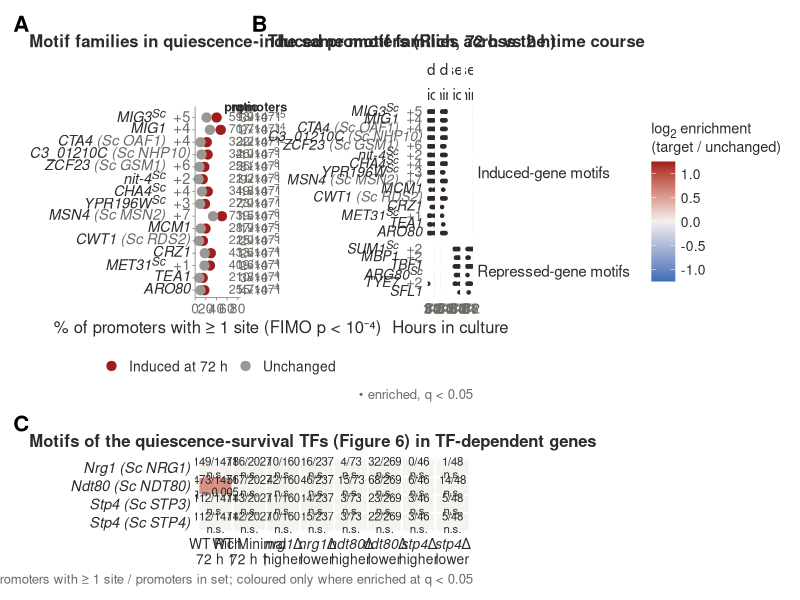
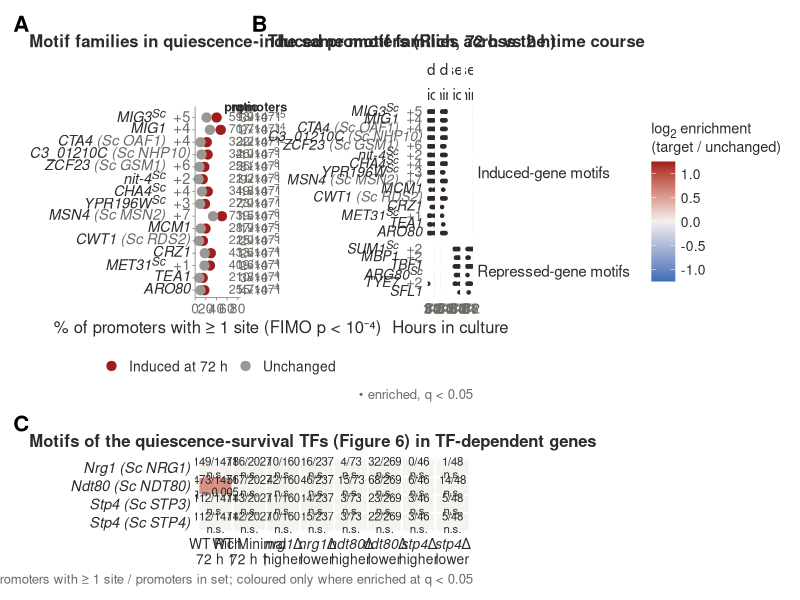

Generate these figures, in order, with R:
# Figure TFBS (draft). Step 3: assemble the figure from the SEA and Tomtom results.
# Run from this folder: Rscript 03_build_figure.R
# Writes output/Figure_TFBS_draft_v1.{png,pdf} and the tables behind each panel.

suppressPackageStartupMessages({
  library(tidyverse); library(patchwork); library(ggtext)
})
# The cluster's containerised R starts in the C locale; Unicode glyphs (x, minus, Delta) need UTF-8.
invisible(Sys.setlocale("LC_ALL", "C.UTF-8"))
out_dir <- "output"; dir.create(out_dir, showWarnings = FALSE)
q_cut <- 0.05

ink <- "#2b2b2a"; ink2 <- "#6b6a65"; up_col <- "#a11d1d"; ctrl_col <- "#9a9893"
theme_fig <- theme_classic(base_size = 8) +
  theme(axis.text = element_text(size = 10, colour = ink2), axis.title = element_text(size = 12, colour = ink),
        axis.line = element_line(colour = "grey55", linewidth = 0.3),
        axis.ticks = element_line(colour = "grey55", linewidth = 0.3),
        strip.background = element_blank(), strip.text = element_text(size = 11, colour = ink),
        legend.text = element_text(size = 10, colour = ink), legend.title = element_text(size = 10.5, colour = ink),
        plot.title = element_text(size = 12, colour = ink, face = "bold"),
        plot.tag = element_text(size = 16, face = "bold"))

# ---- Inputs --------------------------------------------------------------------------------
ann  <- read_csv("work/motif_annotation.csv", show_col_types = FALSE)
sets <- read_csv("work/set_summary.csv", show_col_types = FALSE)
# Site-based enrichment (02b_site_enrichment.R): FIMO p < 1e-4, length-adjusted logistic test, BH.
# Only enrichment (target > unchanged) counts as significant in the figure.
consensus <- read_tsv("work/sea/Rich_72h_vs_2h__up.tsv", comment = "#", show_col_types = FALSE) %>%
  select(motif_id = ID, consensus = CONSENSUS)
sea <- read_csv("work/site_enrichment.csv", show_col_types = FALSE) %>%
  select(-n_target, -n_control) %>%
  left_join(sets, by = "set") %>% left_join(ann, by = "motif_id") %>% left_join(consensus, by = "motif_id") %>%
  mutate(q = ifelse(is.na(q), 1, q), sig = q < q_cut & enr > 1)
stopifnot(all(table(sea$set) == nrow(ann)))

# ---- Motif families (Tomtom, q < 0.05, average linkage) -------------------------------------
tt <- read_tsv("work/tomtom_all_vs_all.tsv", comment = "#", show_col_types = FALSE) %>%
  filter(`q-value` < 0.05, Query_ID != Target_ID)
ids <- ann$motif_id
sim <- matrix(0, length(ids), length(ids), dimnames = list(ids, ids))
sim[cbind(tt$Query_ID, tt$Target_ID)] <- 1
sim <- pmax(sim, t(sim)); diag(sim) <- 1
fam <- cutree(hclust(as.dist(1 - sim), method = "average"), h = 0.5)
ann <- ann %>% mutate(family = unname(fam[motif_id]))
sea <- sea %>% left_join(ann %>% select(motif_id, family), by = "motif_id")
write_csv(ann, file.path(out_dir, "Figure_TFBS_motif_annotation_and_families.csv"))

# A family is represented, in every panel, by its best motif in the reference set
# (Rich 72 h induced, or Rich 72 h repressed for families shown only on the repressed side).
# A motif with a C. albicans ortholog is preferred when its q is within 10-fold of the family's best.
pick_rep <- function(d) {
  d %>% filter(enr > 1) %>% group_by(family) %>%
    arrange(q, .by_group = TRUE) %>%
    mutate(n_sig = sum(sig), members = paste(motif_alt[sig], collapse = ", "),
           has_ca = !is.na(ca_ortholog) & sig & q <= 10 * min(q)) %>%
    filter(if (any(has_ca)) has_ca else row_number() == 1) %>% slice(1) %>% ungroup() %>% arrange(q)
}
ref_up <- "Rich_72h_vs_2h__up"; ref_dn <- "Rich_72h_vs_2h__down"
rep_up <- sea %>% filter(set == ref_up) %>% pick_rep() %>% filter(sig)
rep_dn <- sea %>% filter(set == ref_dn) %>% pick_rep() %>% filter(sig, !family %in% rep_up$family)
cat(sprintf("Rich 72 h induced: %d motifs enriched (q < 0.05) in %d families\n",
            sum(sea$set == ref_up & sea$sig), nrow(rep_up)))
cat(sprintf("Rich 72 h repressed: %d motifs enriched in %d further families\n",
            sum(sea$set == ref_dn & sea$sig), nrow(rep_dn)))

fmt_label <- function(label, n_sig) {
  lab <- str_replace(label, " \\(Sc; no Ca ortholog\\)", "<sup>Sc</sup>")
  lab <- str_replace(lab, "\\(Sc ([^)]+)\\)", "<span style='color:#6b6a65'>(Sc \\1)</span>")
  paste0("*", lab, "*", ifelse(n_sig > 1, paste0(" <span style='color:#6b6a65'>+", n_sig - 1, "</span>"), ""))
}
q_lab <- function(q) ifelse(q < 1e-3, sprintf("%.0e", q), sprintf("%.3f", q)) %>%
  str_replace("e-0?", "&times;10<sup>&minus;") %>% { ifelse(grepl("sup", .), paste0(., "</sup>"), .) }

# ---- Panel A: induced promoters vs unchanged promoters, top families -------------------------
n_top <- 15
a_dat <- rep_up %>% slice_head(n = n_top) %>%
  mutate(row = fmt_label(label, n_sig), row = fct_rev(fct_inorder(row)))
a_long <- a_dat %>% select(row, tp_pct, fp_pct) %>%
  pivot_longer(c(tp_pct, fp_pct), names_to = "grp", values_to = "pct") %>%
  mutate(grp = factor(recode(grp, tp_pct = "Induced at 72 h", fp_pct = "Unchanged"),
                      levels = c("Induced at 72 h", "Unchanged")))
xmax <- max(a_long$pct) * 1.02
pA <- ggplot(a_dat, aes(y = row)) +
  geom_segment(aes(x = fp_pct, xend = tp_pct, yend = row), colour = "grey75", linewidth = 0.9) +
  geom_point(data = a_long, aes(x = pct, colour = grp), size = 2.8) +
  geom_richtext(aes(x = xmax * 1.05, label = paste0(tp, "/", n_target)),
                hjust = 0, size = 3.2, colour = ink2, fill = NA, label.colour = NA) +
  geom_richtext(aes(x = xmax * 1.31, label = paste0(sprintf("%.1f", enr), "&times;")),
                hjust = 0, size = 3.2, colour = ink2, fill = NA, label.colour = NA) +
  geom_richtext(aes(x = xmax * 1.46, label = q_lab(q)),
                hjust = 0, size = 3.2, colour = ink2, fill = NA, label.colour = NA) +
  annotate("text", x = xmax * c(1.05, 1.31, 1.46) + 0.6, y = n_top + 0.9,
           label = c("promoters", "ratio", "q"), hjust = 0, size = 3.2, colour = ink, fontface = "bold") +
  scale_colour_manual(values = c(`Induced at 72 h` = up_col, Unchanged = ctrl_col), name = NULL) +
  scale_x_continuous(limits = c(0, xmax * 1.66), breaks = seq(0, 100, 20), expand = expansion(mult = c(0, 0))) +
  coord_cartesian(clip = "off") +
  labs(x = "% of promoters with \u2265 1 site (FIMO p < 10\u207b\u2074)", y = NULL,
       title = "Motif families in quiescence-induced promoters (Rich, 72 h vs 2 h)") +
  theme_fig + theme(axis.text.y = element_markdown(size = 10.5, colour = ink),
                    legend.position = "bottom", plot.title.position = "plot")

# ---- Panel B: the same families over the time course, induced and repressed -----------------
n_dn <- 6
rows_b <- bind_rows(rep_up %>% slice_head(n = n_top) %>% mutate(block = "Induced-gene motifs"),
                    rep_dn %>% slice_head(n = n_dn) %>% mutate(block = "Repressed-gene motifs")) %>%
  mutate(row = fmt_label(label, n_sig))
b_dat <- sea %>% filter(set_group == "WT time course", motif_id %in% rows_b$motif_id) %>%
  left_join(rows_b %>% select(motif_id, row, block), by = "motif_id") %>%
  mutate(medium = sub("_.*", "", contrast), time = as.integer(str_extract(contrast, "(?<=_)[0-9]+(?=h)")),
         dir = factor(ifelse(direction == "up", "Induced vs 2 h", "Repressed vs 2 h"),
                      levels = c("Induced vs 2 h", "Repressed vs 2 h")),
         medium = factor(medium, levels = c("Rich", "Minimal")),
         row = factor(row, levels = rev(rows_b$row)),
         l2e = log2(pmax(enr, 1e-3)))
pB <- ggplot(b_dat, aes(factor(time), row)) +
  geom_tile(aes(fill = l2e), colour = "white", linewidth = 0.6) +
  geom_point(data = ~ filter(.x, sig), size = 0.9, colour = ink) +
  scale_fill_gradient2(low = "#3b6fb6", mid = "#f2f1ee", high = up_col, midpoint = 0,
                       limits = c(-1.25, 1.25), oob = scales::squish,
                       name = "log<sub>2</sub> enrichment<br>(target / unchanged)") +
  facet_grid(block ~ dir + medium, scales = "free_y", space = "free_y") +
  labs(x = "Hours in culture", y = NULL,
       title = "The same motif families across the time course",
       caption = "\u2022 enriched, q < 0.05") +
  theme_fig + theme(axis.text.y = element_markdown(size = 10, colour = ink),
                    axis.line = element_blank(), axis.ticks = element_blank(),
                    legend.title = element_markdown(size = 10.5, colour = ink),
                    strip.text.y = element_text(angle = 0, hjust = 0),
                    plot.caption = element_text(size = 9.5, colour = ink2), plot.title.position = "plot")

# ---- Panel C: motifs of the Figure 6 TFs in the TF-dependent gene sets ----------------------
c_motifs <- ann %>% filter(motif_alt %in% c("NRG1", "NDT80", "STP3", "STP4")) %>%
  mutate(row = case_when(motif_alt == "NRG1" ~ "Nrg1 (Sc NRG1)", motif_alt == "NDT80" ~ "Ndt80 (Sc NDT80)",
                         motif_alt == "STP3" ~ "Stp4 (Sc STP3)", motif_alt == "STP4" ~ "Stp4 (Sc STP4)"))
c_sets <- tribble(
  ~set,                    ~col,
  "Rich_72h_vs_2h__up",    "WT Rich<br>72 h &uarr;",
  "Minimal_72h_vs_2h__up", "WT Minimal<br>72 h &uarr;",
  "nrg1__up",   "*nrg1*&Delta;<br>higher", "nrg1__down",  "*nrg1*&Delta;<br>lower",
  "ndt80__up",  "*ndt80*&Delta;<br>higher", "ndt80__down", "*ndt80*&Delta;<br>lower",
  "stp4__up",   "*stp4*&Delta;<br>higher", "stp4__down",  "*stp4*&Delta;<br>lower")
c_dat <- sea %>% inner_join(c_motifs %>% select(motif_id, row), by = "motif_id") %>%
  inner_join(c_sets, by = "set") %>%
  mutate(col = factor(col, levels = c_sets$col),
         row = factor(row, levels = rev(c("Nrg1 (Sc NRG1)", "Ndt80 (Sc NDT80)", "Stp4 (Sc STP3)", "Stp4 (Sc STP4)"))),
         l2e = ifelse(sig, log2(enr), NA_real_),
         lab = paste0(round(tp), "/", n_target, "\n", ifelse(sig, paste0("q = ", signif(q, 1)), "n.s.")))
pC <- ggplot(c_dat, aes(col, row)) +
  geom_tile(aes(fill = l2e), colour = "white", linewidth = 0.6) +
  geom_text(aes(label = lab), size = 2.9, colour = ink, lineheight = 0.9) +
  scale_fill_gradient2(low = "#3b6fb6", mid = "#f2f1ee", high = up_col, midpoint = 0,
                       limits = c(-1.25, 1.25), oob = scales::squish, na.value = "#f4f3f0", guide = "none") +
  labs(x = NULL, y = NULL, caption = "Promoters with \u2265 1 site / promoters in set; coloured only where enriched at q < 0.05",
       title = "Motifs of the quiescence-survival TFs (Figure 6) in TF-dependent genes") +
  theme_fig + theme(axis.text.x = element_markdown(size = 10, colour = ink, lineheight = 1.1),
                    axis.text.y = element_text(size = 10.5, colour = ink, face = "italic"),
                    axis.line = element_blank(), axis.ticks = element_blank(), plot.title.position = "plot",
                    plot.caption = element_text(size = 9.5, colour = ink2))

# ---- Assemble -------------------------------------------------------------------------------
fig <- (pA | pB) / pC + plot_layout(heights = c(1.55, 0.62), widths = c(1, 1.15)) +
  plot_annotation(tag_levels = "A")
ggsave(file.path(out_dir, "Figure_TFBS_draft_v1.png"), fig, width = 17, height = 10.5, dpi = 300, bg = "white")
ggsave(file.path(out_dir, "Figure_TFBS_draft_v1.pdf"), fig, width = 17, height = 10.5, bg = "white", device = cairo_pdf)

# ---- Tables ---------------------------------------------------------------------------------
write_csv(sea %>% select(set_group, contrast, direction, n_target, n_control, motif_id, motif_alt, label,
                         ca_ortholog, family, consensus, tp, tp_pct, fp, fp_pct, enr,
                         sites_per_kb_target, sites_per_kb_control, odds_ratio_len_adj, p, q) %>%
            arrange(set_group, contrast, direction, q),
          file.path(out_dir, "Figure_TFBS_site_enrichment_all_sets.csv"))
write_csv(a_dat %>% select(family, motif_id, motif_alt, label, ca_ortholog, consensus, tp, tp_pct, fp_pct,
                           enr, q, n_sig, members),
          file.path(out_dir, "Figure_TFBS_A_rich72h_induced_families.csv"))
write_csv(c_dat %>% select(row, set, n_target, tp, tp_pct, fp_pct, enr, q),
          file.path(out_dir, "Figure_TFBS_C_figure6_TF_motifs.csv"))
print(a_dat %>% select(label, consensus, tp_pct, fp_pct, enr, q, n_sig), n = Inf, width = 200)
print(rep_dn %>% select(label, consensus, tp_pct, fp_pct, enr, q, n_sig) %>% head(n_dn), width = 200)

# ---- Cross-check with SEA (threshold optimised on a random hold-out; seed 1) ----------------
sea_chk <- read_tsv("work/sea/Rich_72h_vs_2h__up.tsv", comment = "#", show_col_types = FALSE) %>%
  transmute(motif_id = ID, sea_q = exp(LOG_QVALUE))
chk <- a_dat %>% select(label, motif_id, family) %>% left_join(sea_chk, by = "motif_id")
cat(sprintf("Panel A families also significant by SEA (rep. motif, q < 0.05): %d of %d\n",
            sum(chk$sea_q < q_cut, na.rm = TRUE), nrow(chk)))
